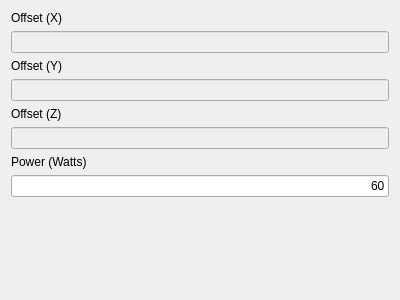
<?xml version="1.0" encoding="UTF-8"?>
<ui version="4.0">
 <class>EditPrinterExtruderPage</class>
 <widget class="QFrame" name="EditPrinterExtruderPage">
  <property name="geometry">
   <rect>
    <x>0</x>
    <y>0</y>
    <width>400</width>
    <height>300</height>
   </rect>
  </property>
  <property name="windowTitle">
   <string>Frame</string>
  </property>
  <layout class="QGridLayout" name="gridLayout">
   <item row="6" column="0">
    <widget class="QLabel" name="label_2">
     <property name="text">
      <string>Power (Watts)</string>
     </property>
    </widget>
   </item>
   <item row="3" column="0">
    <widget class="QLineEdit" name="yOffsetEdit">
     <property name="enabled">
      <bool>false</bool>
     </property>
     <property name="alignment">
      <set>Qt::AlignRight|Qt::AlignTrailing|Qt::AlignVCenter</set>
     </property>
    </widget>
   </item>
   <item row="8" column="0">
    <spacer name="verticalSpacer_3">
     <property name="orientation">
      <enum>Qt::Vertical</enum>
     </property>
     <property name="sizeHint" stdset="0">
      <size>
       <width>20</width>
       <height>63</height>
      </size>
     </property>
    </spacer>
   </item>
   <item row="5" column="0">
    <widget class="QLineEdit" name="zOffsetEdit">
     <property name="enabled">
      <bool>false</bool>
     </property>
     <property name="alignment">
      <set>Qt::AlignRight|Qt::AlignTrailing|Qt::AlignVCenter</set>
     </property>
    </widget>
   </item>
   <item row="2" column="0">
    <widget class="QLabel" name="label_5">
     <property name="text">
      <string>Offset (Y)</string>
     </property>
    </widget>
   </item>
   <item row="0" column="0">
    <widget class="QLabel" name="label_7">
     <property name="text">
      <string>Offset (X)</string>
     </property>
    </widget>
   </item>
   <item row="7" column="0">
    <widget class="QLineEdit" name="powerEdit">
     <property name="enabled">
      <bool>true</bool>
     </property>
     <property name="text">
      <string>60</string>
     </property>
     <property name="alignment">
      <set>Qt::AlignRight|Qt::AlignTrailing|Qt::AlignVCenter</set>
     </property>
    </widget>
   </item>
   <item row="1" column="0">
    <widget class="QLineEdit" name="xOffsetEdit">
     <property name="enabled">
      <bool>false</bool>
     </property>
     <property name="alignment">
      <set>Qt::AlignRight|Qt::AlignTrailing|Qt::AlignVCenter</set>
     </property>
    </widget>
   </item>
   <item row="4" column="0">
    <widget class="QLabel" name="label">
     <property name="text">
      <string>Offset (Z)</string>
     </property>
    </widget>
   </item>
  </layout>
 </widget>
 <resources/>
 <connections/>
</ui>
